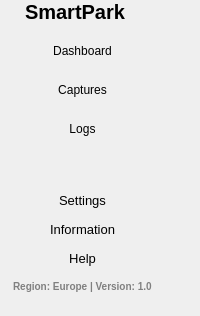
     <widget class="QWidget" name="leftMenuContainer" native="true">
      <layout class="QVBoxLayout" name="verticalLayout">
       <property name="spacing">
        <number>0</number>
       </property>
       <property name="leftMargin">
        <number>0</number>
       </property>
       <property name="topMargin">
        <number>0</number>
       </property>
       <property name="rightMargin">
        <number>0</number>
       </property>
       <property name="bottomMargin">
        <number>8</number>
       </property>
       <item alignment="Qt::AlignLeft">
        <widget class="QWidget" name="leftMenuSubContainer" native="true">
         <property name="styleSheet">
          <string notr="true">border-radius:5px;</string>
         </property>
         <layout class="QVBoxLayout" name="verticalLayout_2">
          <property name="spacing">
           <number>0</number>
          </property>
          <property name="leftMargin">
           <number>10</number>
          </property>
          <property name="topMargin">
           <number>0</number>
          </property>
          <property name="rightMargin">
           <number>0</number>
          </property>
          <property name="bottomMargin">
           <number>15</number>
          </property>
          <item alignment="Qt::AlignHCenter">
           <widget class="QFrame" name="frame">
            <property name="sizePolicy">
             <sizepolicy hsizetype="Preferred" vsizetype="Preferred">
              <horstretch>0</horstretch>
              <verstretch>0</verstretch>
             </sizepolicy>
            </property>
            <property name="layoutDirection">
             <enum>Qt::RightToLeft</enum>
            </property>
            <property name="frameShape">
             <enum>QFrame::StyledPanel</enum>
            </property>
            <property name="frameShadow">
             <enum>QFrame::Raised</enum>
            </property>
            <layout class="QHBoxLayout" name="horizontalLayout_2">
             <property name="spacing">
              <number>0</number>
             </property>
             <property name="leftMargin">
              <number>0</number>
             </property>
             <property name="topMargin">
              <number>0</number>
             </property>
             <property name="rightMargin">
              <number>20</number>
             </property>
             <property name="bottomMargin">
              <number>0</number>
             </property>
             <item alignment="Qt::AlignHCenter">
              <widget class="QLabel" name="logoName">
               <property name="font">
                <font>
                 <family>Yu Gothic UI</family>
                 <pointsize>15</pointsize>
                 <italic>false</italic>
                 <bold>true</bold>
                </font>
               </property>
               <property name="styleSheet">
                <string notr="true">font-size:15pt;</string>
               </property>
               <property name="text">
                <string>SmartPark</string>
               </property>
              </widget>
             </item>
             <item alignment="Qt::AlignHCenter">
              <widget class="QLabel" name="logo">
               <property name="sizePolicy">
                <sizepolicy hsizetype="Maximum" vsizetype="Preferred">
                 <horstretch>0</horstretch>
                 <verstretch>0</verstretch>
                </sizepolicy>
               </property>
               <property name="maximumSize">
                <size>
                 <width>60</width>
                 <height>60</height>
                </size>
               </property>
               <property name="frameShape">
                <enum>QFrame::NoFrame</enum>
               </property>
               <property name="text">
                <string/>
               </property>
               <property name="pixmap">
                <pixmap resource="resources.qrc">:/logo.png</pixmap>
               </property>
               <property name="scaledContents">
                <bool>true</bool>
               </property>
               <property name="alignment">
                <set>Qt::AlignLeading|Qt::AlignLeft|Qt::AlignTop</set>
               </property>
               <property name="wordWrap">
                <bool>false</bool>
               </property>
               <property name="openExternalLinks">
                <bool>false</bool>
               </property>
              </widget>
             </item>
            </layout>
           </widget>
          </item>
          <item>
           <widget class="QFrame" name="pageNav">
            <property name="sizePolicy">
             <sizepolicy hsizetype="Expanding" vsizetype="Fixed">
              <horstretch>0</horstretch>
              <verstretch>0</verstretch>
             </sizepolicy>
            </property>
            <property name="styleSheet">
             <string notr="true">QPushButton{
padding: 10px 5;
}</string>
            </property>
            <property name="frameShape">
             <enum>QFrame::StyledPanel</enum>
            </property>
            <property name="frameShadow">
             <enum>QFrame::Raised</enum>
            </property>
            <layout class="QVBoxLayout" name="verticalLayout_3">
             <property name="spacing">
              <number>5</number>
             </property>
             <property name="leftMargin">
              <number>0</number>
             </property>
             <property name="topMargin">
              <number>10</number>
             </property>
             <property name="rightMargin">
              <number>0</number>
             </property>
             <property name="bottomMargin">
              <number>0</number>
             </property>
             <item>
              <widget class="QPushButton" name="homeBtn">
               <property name="sizePolicy">
                <sizepolicy hsizetype="Expanding" vsizetype="Expanding">
                 <horstretch>0</horstretch>
                 <verstretch>0</verstretch>
                </sizepolicy>
               </property>
               <property name="cursor">
                <cursorShape>PointingHandCursor</cursorShape>
               </property>
               <property name="toolTip">
                <string>Home</string>
               </property>
               <property name="styleSheet">
                <string notr="true"/>
               </property>
               <property name="text">
                <string>Dashboard</string>
               </property>
               <property name="icon">
                <iconset resource="resources.qrc">
                 <normaloff>:/feather/home.svg</normaloff>:/feather/home.svg</iconset>
               </property>
               <property name="iconSize">
                <size>
                 <width>24</width>
                 <height>24</height>
                </size>
               </property>
              </widget>
             </item>
             <item>
              <widget class="QPushButton" name="dataAnalBtn">
               <property name="sizePolicy">
                <sizepolicy hsizetype="Expanding" vsizetype="Expanding">
                 <horstretch>0</horstretch>
                 <verstretch>0</verstretch>
                </sizepolicy>
               </property>
               <property name="cursor">
                <cursorShape>PointingHandCursor</cursorShape>
               </property>
               <property name="toolTip">
                <string>Data Analysis</string>
               </property>
               <property name="text">
                <string>Captures</string>
               </property>
               <property name="icon">
                <iconset resource="resources.qrc">
                 <normaloff>:/feather/database.svg</normaloff>:/feather/database.svg</iconset>
               </property>
               <property name="iconSize">
                <size>
                 <width>24</width>
                 <height>24</height>
                </size>
               </property>
              </widget>
             </item>
             <item>
              <widget class="QPushButton" name="reportBtn">
               <property name="sizePolicy">
                <sizepolicy hsizetype="Expanding" vsizetype="Expanding">
                 <horstretch>0</horstretch>
                 <verstretch>0</verstretch>
                </sizepolicy>
               </property>
               <property name="cursor">
                <cursorShape>PointingHandCursor</cursorShape>
               </property>
               <property name="toolTip">
                <string>Reports</string>
               </property>
               <property name="text">
                <string>Logs</string>
               </property>
               <property name="icon">
                <iconset resource="resources.qrc">
                 <normaloff>:/feather/file-text.svg</normaloff>:/feather/file-text.svg</iconset>
               </property>
               <property name="iconSize">
                <size>
                 <width>24</width>
                 <height>24</height>
                </size>
               </property>
              </widget>
             </item>
            </layout>
           </widget>
          </item>
          <item>
           <spacer name="verticalSpacer">
            <property name="orientation">
             <enum>Qt::Vertical</enum>
            </property>
            <property name="sizeHint" stdset="0">
             <size>
              <width>20</width>
              <height>40</height>
             </size>
            </property>
           </spacer>
          </item>
          <item>
           <widget class="QFrame" name="settingsNav">
            <property name="sizePolicy">
             <sizepolicy hsizetype="Preferred" vsizetype="Fixed">
              <horstretch>0</horstretch>
              <verstretch>0</verstretch>
             </sizepolicy>
            </property>
            <property name="styleSheet">
             <string notr="true">
QPushButton{
padding: 7px 5;
font-size:10pt;
}</string>
            </property>
            <property name="frameShape">
             <enum>QFrame::StyledPanel</enum>
            </property>
            <property name="frameShadow">
             <enum>QFrame::Raised</enum>
            </property>
            <layout class="QVBoxLayout" name="verticalLayout_4">
             <property name="spacing">
              <number>0</number>
             </property>
             <property name="leftMargin">
              <number>0</number>
             </property>
             <property name="topMargin">
              <number>0</number>
             </property>
             <property name="rightMargin">
              <number>0</number>
             </property>
             <property name="bottomMargin">
              <number>0</number>
             </property>
             <item>
              <widget class="QPushButton" name="SettingsBtn">
               <property name="sizePolicy">
                <sizepolicy hsizetype="Expanding" vsizetype="Expanding">
                 <horstretch>0</horstretch>
                 <verstretch>0</verstretch>
                </sizepolicy>
               </property>
               <property name="cursor">
                <cursorShape>PointingHandCursor</cursorShape>
               </property>
               <property name="toolTip">
                <string>Settings</string>
               </property>
               <property name="text">
                <string>Settings</string>
               </property>
               <property name="icon">
                <iconset resource="resources.qrc">
                 <normaloff>:/feather/settings.svg</normaloff>:/feather/settings.svg</iconset>
               </property>
              </widget>
             </item>
             <item>
              <widget class="QPushButton" name="InformationBtn">
               <property name="sizePolicy">
                <sizepolicy hsizetype="Minimum" vsizetype="Expanding">
                 <horstretch>0</horstretch>
                 <verstretch>0</verstretch>
                </sizepolicy>
               </property>
               <property name="cursor">
                <cursorShape>PointingHandCursor</cursorShape>
               </property>
               <property name="toolTip">
                <string>Information</string>
               </property>
               <property name="text">
                <string>Information</string>
               </property>
               <property name="icon">
                <iconset resource="resources.qrc">
                 <normaloff>:/feather/info.svg</normaloff>:/feather/info.svg</iconset>
               </property>
              </widget>
             </item>
             <item>
              <widget class="QPushButton" name="HelpBtn">
               <property name="sizePolicy">
                <sizepolicy hsizetype="Minimum" vsizetype="Expanding">
                 <horstretch>0</horstretch>
                 <verstretch>0</verstretch>
                </sizepolicy>
               </property>
               <property name="cursor">
                <cursorShape>PointingHandCursor</cursorShape>
               </property>
               <property name="toolTip">
                <string>Help</string>
               </property>
               <property name="text">
                <string>Help</string>
               </property>
               <property name="icon">
                <iconset resource="resources.qrc">
                 <normaloff>:/feather/help-circle.svg</normaloff>:/feather/help-circle.svg</iconset>
               </property>
              </widget>
             </item>
             <item>
              <widget class="QLabel" name="versionText">
               <property name="font">
                <font>
                 <family>Yu Gothic UI</family>
                 <pointsize>8</pointsize>
                 <italic>false</italic>
                 <bold>true</bold>
                </font>
               </property>
               <property name="styleSheet">
                <string notr="true">color:gray;
font-size:7.5pt;
margin-top:7px;</string>
               </property>
               <property name="text">
                <string>Region: Europe | Version: 1.0</string>
               </property>
              </widget>
             </item>
            </layout>
           </widget>
          </item>
         </layout>
        </widget>
       </item>
      </layout>
     </widget>
